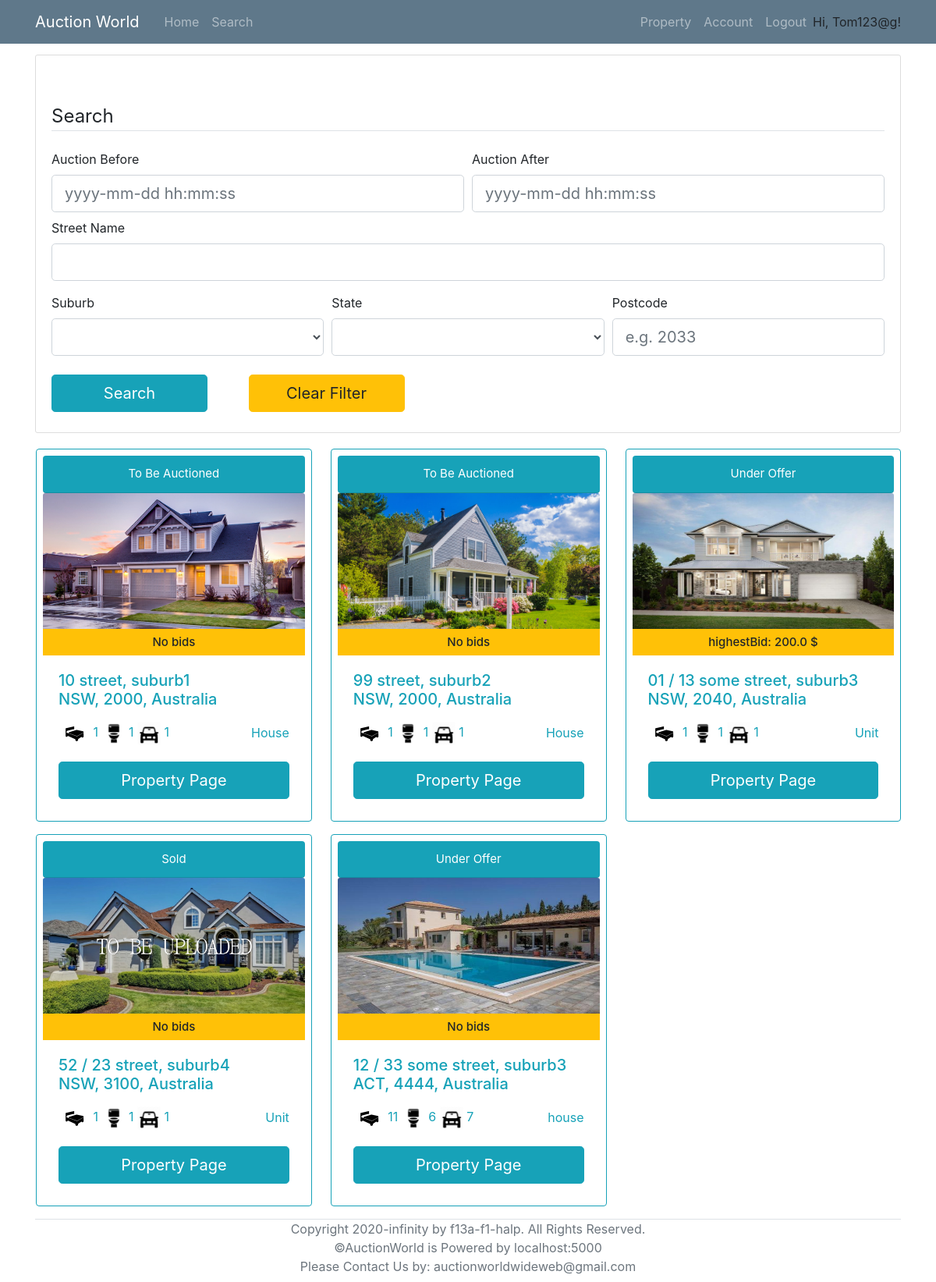
Page /search (signed in) on the earlier database version.
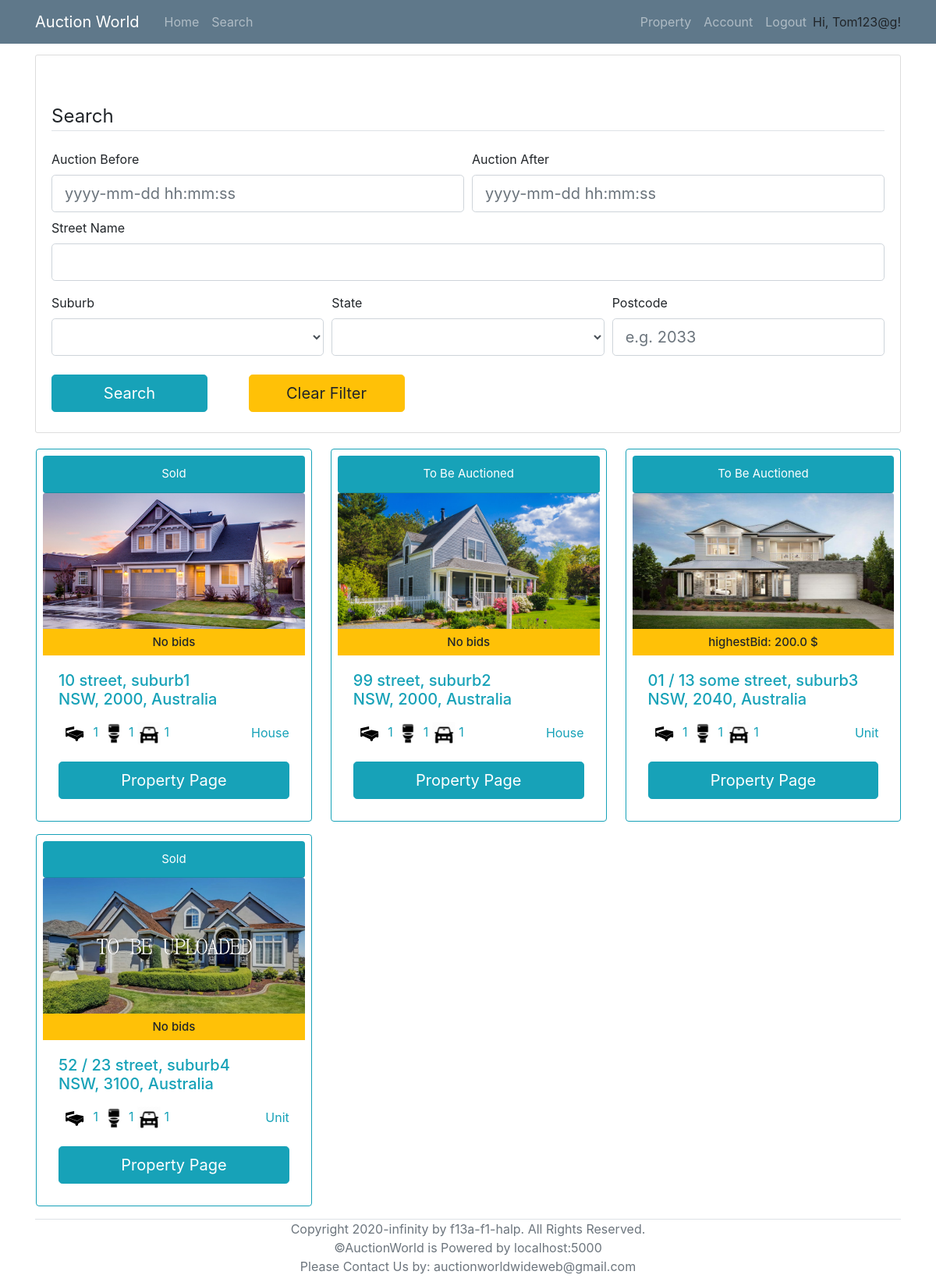
Same page on the later database version.
### models.py (models this page shows, shortened)
class User(UserMixin, db.Model):
    __tablename__ = 'User'
    id = db.Column(db.Integer, primary_key = True)
    login_name = db.Column(db.String(collation='NOCASE') ,unique=True, nullable=False)
    email = db.Column(db.String, unique=True, nullable=False)
    password_hash = db.Column(db.String, nullable=False)
    address = db.Column(db.String(1000), nullable=False)
    date_of_birth = db.Column(db.DateTime, nullable=False)
    phone_number = db.Column(db.String,unique=True, nullable=False)
    id_confirmation = db.Column(db.String(100), nullable=True)
    auctionId = db.relationship('AuctionDetails', backref='seller', lazy='dynamic')
    properties = db.relationship('Property', backref='sellerID', lazy='dynamic')
    cards = db.relationship('BankDetails', backref='user', lazy='dynamic')
    registeredProperties = db.relationship('Property',secondary=lambda: RegisteredAssociation.__table__, backref="RegisteredBidders")

class Property(db.Model):
    __tablename__ = 'Property'
    id = db.Column(db.Integer, primary_key = True)
    property_type = db.Column(db.String)
    add_unit = db.Column(db.String(100))
    add_num = db.Column(db.String(100))
    add_name = db.Column(db.String(100))
    add_suburb = db.Column(db.String(100))
    add_state = db.Column(db.String(3))
    add_pc = db.Column(db.String(4))
    num_bedrooms = db.Column(db.Integer)
    num_parking = db.Column(db.Integer)
    num_bathrooms = db.Column(db.Integer)
    parking_features = db.Column(db.String)
    building_size = db.Column(db.Integer)
    land_size = db.Column(db.Integer)
    inspection_date = db.Column(db.DateTime)
    description = db.Column(db.String(2000))
    year_built = db.Column(db.Integer)
    status = db.Column(db.String)
    seller = db.Column(db.Integer, db.ForeignKey('User.id'))
    auctionId = db.relationship('AuctionDetails', backref='Property', uselist=False)
    photo_collection = db.relationship('Photos', backref='Property', lazy='dynamic')
    registeredBidders = db.relationship('User',secondary=lambda: RegisteredAssociation.__table__, backref="RegisteredProperties")

class Photos(db.Model):
    __tablename__ = 'Photos'
    id = db.Column(db.Integer, primary_key = True)
    photo = db.Column(db.String)
    property_id = db.Column(db.Integer, db.ForeignKey('Property.id'))

### routes.py (the view, shortened to what this page needs)
@app.route('/search', methods=['POST','GET'])
@login_required
def search():
    form=searchForm()
    available_suburbs=db.session.query(Property.add_suburb).distinct(Property.add_suburb)
    available_states=db.session.query(Property.add_state).distinct(Property.add_state)
    form.suburb.choices=[("")]+[(i.add_suburb) for i in available_suburbs]
    form.state.choices=[("")]+[(i.add_state) for i in available_states]
    full_list = db.session.query(Property,AuctionDetails,func.max(Bid.Amount).label('highestBid'))\
                        .outerjoin(AuctionDetails, AuctionDetails.PropertyID==Property.id)\
                        .outerjoin(Bid, Bid.AuctionID == AuctionDetails.id)\
                        .group_by(Property.id)
    property_Id=[]
    return render_template('search.html', title='search', form=form, properties=full_list)

### forms.py
class searchForm(FlaskForm):
    auction_before =  DateTimeField('Auction Before', format='%Y-%m-%d %H:%M:%S',validators=[Optional()])
    auction_after = DateTimeField('Auction After', format='%Y-%m-%d %H:%M:%S',validators=[Optional()])
    suburb = SelectField('Suburb', validators=[Optional()])
    state = SelectField('State', validators=[Optional()])
    street = StringField('Street Name',validators=[Optional()])
    postcode = StringField('Postcode', validators=[Optional()])
    submit = SubmitField('Search')
    clear = SubmitField('Clear Filter')

### models.py (called while the page is built)
@login_manager.user_loader
def load_user(id):
    return User.query.get(id)

### templates/search.html (shortened to what this page needs)
{% extends "base.html" %}
{% block content %}
	<div class="content-section">
		<form action="" method= "POST" style="margin-top: 50px;" novalidate>
			<fieldset class="form-group">
				<legend class="border-bottom mb-4">Search</legend>
				<div class="form-row">
					<div class="col">
						{{ form.auction_before.label }}<br>
						{% if form.auction_before.errors %}
							{{ form.auction_before(class="form-control form-control-lg is-invalid") }}
							<div class="invalid-feedback">
								{% for error in form.auction_before.errors %}
									<span>{{ error }}</span>
								{% endfor %}
							</div>
						{% else %}
							{{ form.auction_before(class="form-control form-control-lg", placeholder="yyyy-mm-dd hh:mm:ss") }}
						{% endif %}
					</div>
					<div class="col">
						{{ form.auction_after.label }}<br>
						{% if form.auction_after.errors %}
							{{ form.auction_after(class="form-control form-control-lg is-invalid") }}
							<div class="invalid-feedback">
								{% for error in form.auction_after.errors %}
									<span>{{ error }}</span>
								{% endfor %}
							</div>
						{% else %}
							{{ form.auction_after(class="form-control form-control-lg", placeholder="yyyy-mm-dd hh:mm:ss") }}
						{% endif %}
					</div>
				</div>
				<div class="form-group mt-2">
					{{ form.street.label }}<br>
					{% if form.street.errors %}
						{{ form.street(class="form-control form-control-lg is-invalid") }}
						<div class="invalid-feedback">
							{% for error in form.street.errors %}
								<span>{{ error }}</span>
							{% endfor %}
						</div>
					{% else %}
						{{ form.street(class="form-control form-control-lg") }}
					{% endif %}
				</div>
				<div class="form-row">
					<div class="col">
					{{ form.suburb.label }}<br>
					{% if form.suburb.errors %}
						{{ form.suburb(class="form-control form-control-lg is-invalid") }}
						<div class="invalid-feedback">
							{% for error in form.suburb.errors %}
								<span>{{ error }}</span>
							{% endfor %}
						</div>
					{% else %}
						{{ form.suburb(class="form-control form-control-lg") }}
					{% endif %}
					</div>
					<div class="col">
					{{ form.state.label }}<br>
					{% if form.state.errors %}
						{{ form.state(class="form-control form-control-lg is-invalid") }}
						<div class="invalid-feedback">
							{% for error in form.state.errors %}
								<span>{{ error }}</span>
							{% endfor %}
						</div>
					{% else %}
						{{ form.state(class="form-control form-control-lg") }}
					{% endif %}
					</div>
					<div class="col">
					{{ form.postcode.label }}<br>
					{% if form.postcode.errors %}
						{{ form.postcode(class="form-control form-control-lg is-invalid") }}
						<div class="invalid-feedback">
							{% for error in form.postcode.errors %}
								<span>{{ error }}</span>
							{% endfor %}
						</div>
					{% else %}
						{{ form.postcode(class="form-control form-control-lg", placeholder="e.g. 2033") }}
					{% endif %}
					</div>
				</div>
				<div class="form-group mt-4 mb-0">
					{{ form.submit(class="btn btn-info btn-lg mr-5" ,style="width:200px") }}
					{{ form.clear (class="btn btn-warning btn-lg",style="width:200px") }}
				</div>
			</fieldset>
		</form>
	</div>
	<div class="row col-xl-15">
		{% if properties.count() == 0 %}
			<div style="width:100%; text-align: center; margin-bottom: 100px;">
				<h1 class="text-info">No results found.</h1>
			</div>
		{% else %}
			{% for (p,a,b) in properties %}
				<div class="card border-info p-2 col-md-3.8 ml-3 mr-2 mb-3">
					<div class="card-header rounded text-center bg-info text-white" style="font-size: 15px;">
						{% if p.status == "auction" %}
							To Be Auctioned
						{% elif p.status == "sold" %}
							Sold
						{% else %}
							Under Offer
						{% endif %}
					</div>
					{% if not p.photo_collection.all() %}
						<img class="card-img-top" src="/static/propertyImage/Sample.jpg" alt="Card image cap" style="width:335.81px; height: 180px;" >
					{% else %}
						<img class="card-img-top" src="/static/propertyImage/{{p.photo_collection.first().photo}}" alt="Card image cap" style="width:335.81px; height: 180px;" >
					{% endif %}
					<h6 class="card-subtitle pt-2 pb-2 text-center bg-warning" style="font-size: 15px;">
                        {% if b:%}
                            highestBid: {{b}} $
                        {% else %}
                            No bids
                        {% endif%}
                    </h6>
					<div class="card-body text-info">
						<h4 class="card-title" style="font-size: 20px;">
							{% if p.add_unit %}
								{{p.add_unit}} /
							{% endif %}
							{{p.add_num}} {{p.add_name}}, {{p.add_suburb}} <br> {{p.add_state}}, {{p.add_pc}}, Australia
						</h4>
						<p class="card-text">
							<span><img src="/static/icons/bedicon.png" alt="Card image cap" style="width:40px; height: 40px;"> {{p.num_bedrooms}}</span>
							<span><img src="/static/icons/restroom.png" alt="Card image cap" style="width:30px; height: 30px;"> {{p.num_bathrooms}}</span>
							<span><img src="/static/icons/car.png" alt="Card image cap" style="width:30px; height: 30px;"> {{p.num_parking}}</span>
							<span style="float: right; margin-top: 7px;">{{p.property_type}}</span>
						</p>
						<a href={{ url_for("viewProperty", property_id=p.id) }} class="btn btn-info btn-lg" style="width: 100%;">Property Page</a>
					</div>
				</div>
			{% endfor %}
		{% endif %}
	</div>
</div>
{% endblock %}

### templates/base.html (shortened to what this page needs)
<!DOCTYPE html>
<html lang="en">
<head>
    <link rel="stylesheet" type="text/css" href="../static/css/main.css">
    <link rel="stylesheet" href="https://maxcdn.bootstrapcdn.com/bootstrap/4.0.0/css/bootstrap.min.css">
</head>
<body>
    <header class="site-header">
        <nav class="navbar navbar-expand-md navbar-dark bg-steel fixed-top">
          <div class="container">
            <a class="navbar-brand mr-4" href="/" >Auction World</a>
            <div class="collapse navbar-collapse" id="navbarToggle">
              <div class="navbar-nav mr-auto">
                <a class="nav-item nav-link" href="{{ url_for('home') }}">Home</a>
                <a class="nav-item nav-link" href="/search">Search</a>
              </div>
              <div class="navbar-nav">
                {% if current_user.is_authenticated %}
                  <a class="nav-item nav-link" href="/property">Property</a>
                  <a class="nav-item nav-link" href={{ url_for("account", user_id=current_user.id) }}>Account</a>
                  <a class="nav-item nav-link" href="/logout">Logout</a>
                  <p style="margin-top: 8px; margin-bottom: 0px;">Hi, {{ current_user.login_name }}!</p>
                {% endif %}
              </div>
            </div>
          </div>
        </nav>
      </header>
      <main role="main" class="container" style="margin-top: 70px;">
        <div class="row">
          <div class="col-md-12">
            {% block content %}{% endblock %}
          </div>
        <div class="border-top relative-bottom text-center text-muted mb-2" >
          Copyright 2020-infinity by f13a-f1-halp. All Rights Reserved. <br>
          ©AuctionWorld is Powered by localhost:5000 <br>
          Please Contact Us by: auctionworldwideweb@gmail.com
        </div>
      </main>
</body>
</html>

### static/css/main.css (style rules this page uses)
body { background: #fafafa; color: #333333; margin-top: 5rem; }
h1, h2, h3, h4, h5, h6 { color: #444444; }
.bg-steel { background-color: #5f788a; }
.site-header .navbar-nav .nav-link { color: #cbd5db; }
.content-section { background: #ffffff; padding: 10px 20px; border: 1px solid #dddddd; border-radius: 3px; margin-bottom: 20px; }

Differences in the rows shown:
removed Property: status "Under Offer", photo_collection.first (picture), shows "No bids", add_unit "12", add_num "33", add_name "some street", add_suburb "suburb3", add_state "ACT", add_pc "4444", num_bedrooms "11", num_bathrooms "6", num_parking "7", property_type "house"
changed Property "suburb1": status "To Be Auctioned" → "Sold"
changed Property "some street": status "Under Offer" → "To Be Auctioned"
